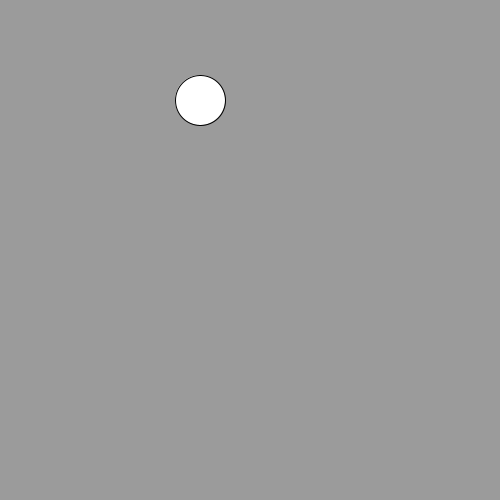
Frame 1 (no input)
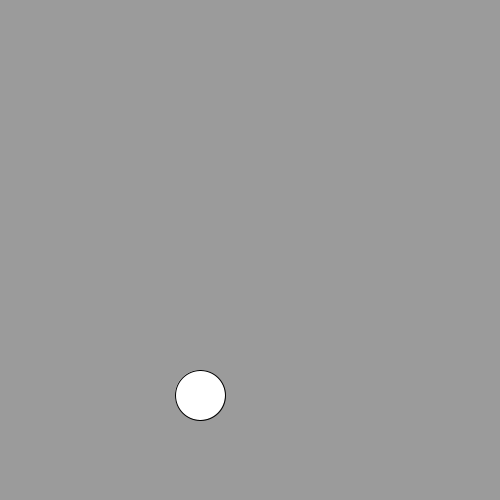
Frame 60 (the mouse pressed at the canvas centre just before this capture)
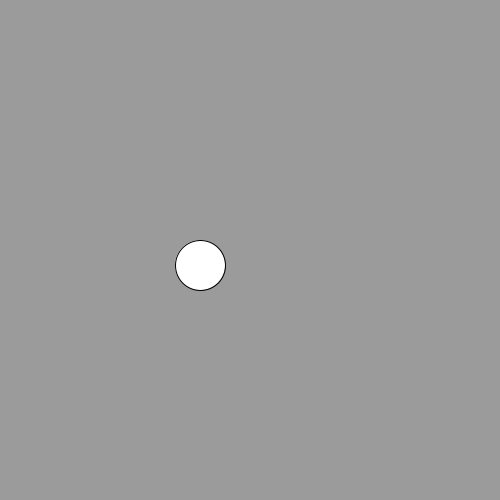
Frame 120 (the mouse held since frame 60 and released just before this capture)

The Processing sketch that drew these frames (run headless with seeded random() and noise(); from frame 60 on, the mouse is pressed at the canvas centre):

// Processing sketch: object
// ── object.pde
int y=100; 
int dy=5;
void setup(){
 size(500,500); 
  
}
void draw(){
  background(155);
  ellipse(200,y,50,50);
  y=y+dy;
  if(y+25>width||y-25<0){
    dy= dy*-1;
}
}
// ── Ball.pde
public class Ball {
  
  private int y=100;
  private int dy=5;
  
}
